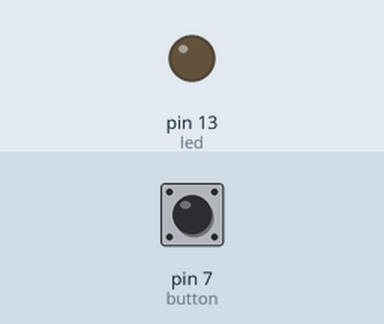
Simulated run of this sketch. Board: Arduino Uno, built with avr-gcc and run on an emulated ATmega328P. Parts: output pins drawn as LEDs (lit = HIGH). Inputs (shaded band) come from the test bench; at power-on: pin 7 (button) LOW.

Above: at 1.2 s.
1.3 s: pin 7 (button) pulled HIGH for 0.15 s
At 1.4 s:
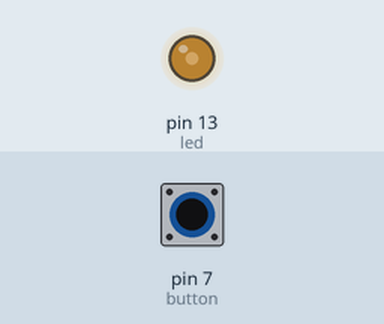
3.0 s: pin 7 (button) pulled HIGH for 1 s
At 5.2 s:
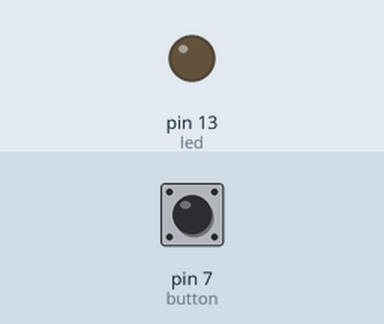
5.5 s: pin 7 (button) pulled HIGH for 3.2 s
At 10.0 s:
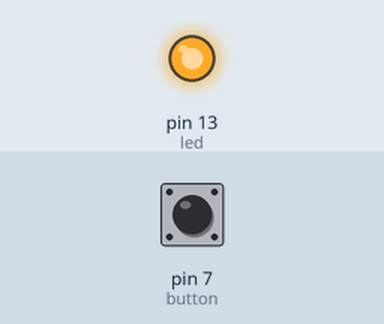
Timing chart, 0 to 11.5 s (numbered marks = the images above; inputs shaded):
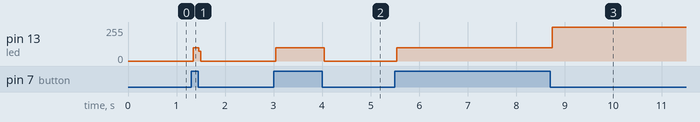

Measured:
- after the input at 1.3 s, pin 13 (led): 0/255 → 101/255 at once, → 0/255 0.12 s later
- after the input at 3.0 s, pin 13 (led): 0/255 → 101/255 at once, → 0/255 1.0 s later
- after the input at 5.5 s, pin 13 (led): 0/255 → 101/255 at once, → 255/255 3.2 s later

The sketch:

button-controlled_led.ino
```cpp
//Turn the LED on or off based on the state of the button.
//LED to pin 13
//pin 7 to h10 in board
//button as terminal 1a to e8 in board
//registor as terminal 1 is to d10
//5V -> b8 , GND -> c14
int button=7;
int led=13;
void setup()
{
  pinMode(led,OUTPUT);
  pinMode(button,INPUT);
  Serial.begin(9600);
}
void loop()
{
  if(digitalRead(button)==HIGH && digitalRead(led)==HIGH){
    digitalWrite(led,LOW);
  }
  else if(digitalRead(button)==HIGH && digitalRead(led)==LOW){
    digitalWrite(led,HIGH);
  }
}
```
